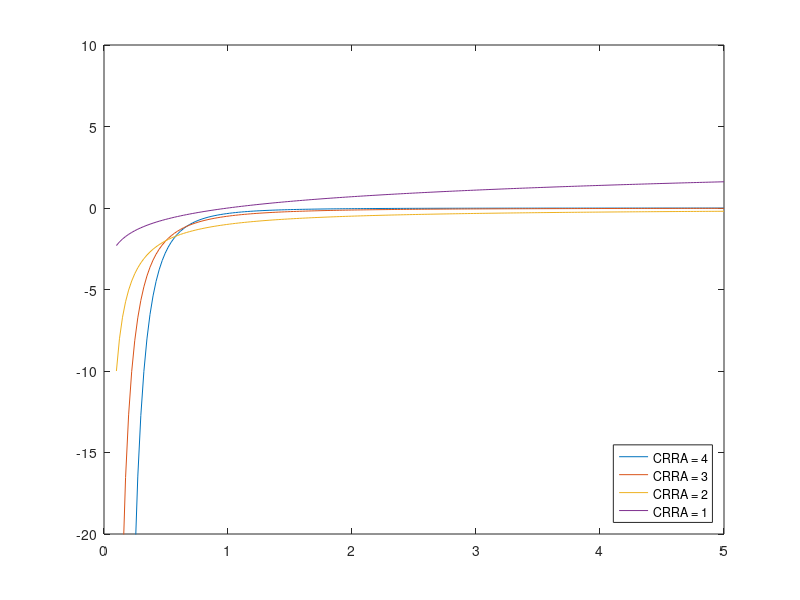

The MATLAB script that drew this image: (Note: this script raises an error after producing the figure.)
%%%%%%%%%%%%%%%%%%%%%%%%%%%%%%%%%%%%%%%%%%%%%%%%%%%%%%%%%%%%%%%%%%%%%%%%%%
%
%             Stockholm Doctoral Program in Economics
%                     Computational Bootcamp
%
%                  Exercise: Debugging in Matlab
%
%                      Kathrin Schlafmann
%
%%%%%%%%%%%%%%%%%%%%%%%%%%%%%%%%%%%%%%%%%%%%%%%%%%%%%%%%%%%%%%%%%%%%%%%%%%

clear all
clc

%% Question 1: Debugging
%this code recursively defines Chebychev Polynomials - there is a coding 
%error in this cell - can you find it?

clear
clc

npoints = 100;                      %number of points in grid
xvals = linspace(-1,1,npoints)';    %grid
T = NaN(npoints,5);                 %matrix with polynomials

T(:,1) = 1;                         %the 3 equations that define the polynomial
T(:,2) = xvals;
for i=2:4
    T(:,i+1) = 2*xvals.*T(:,i) - T(:,i-1);
end

%plot the results:
figure(2)
plot(xvals,T)
legend('T_0(x)','T_1(x)','T_2(x)','T_3(x)','T_4(x)','Location','Eastoutside')



%%%%%%%%%%%%%%%%%%%%%%%%%%%%%%%%%%%%%%%%%%%%%%%%%%%%%%%%%%%%%%%%%%%%%%%%%%%
%SPOILER:
%the bug is the following: when you construct the vector xvals it is a ROW
%                          VECTOR; the code later on assumes it is a COLUMN 
%                          VECTOR; solution: construct it directly as a 
%                          column vector
%%%%%%%%%%%%%%%%%%%%%%%%%%%%%%%%%%%%%%%%%%%%%%%%%%%%%%%%%%%%%%%%%%%%%%%%%%%


%% Question 2: Debugging with if-statements
clear
clc

CRRA = [4,3,2,1]';             %risk aversion
c = linspace(0.1,5,200);    %consumption

util_mat = NaN(length(CRRA),length(c));

for i=1:length(CRRA)
    
    if CRRA(i)<=0
        error('inadmissible value for risk aversion')
    elseif CRRA(i)==1
        util_mat(i,:) = log(c);
    elseif CRRA(i)>0
        util_mat(i,:) = c.^(1-CRRA(i))/(1-CRRA(i));
    end
    
end

figure(2)
plot(c,util_mat)
axis([0 5 -20 10])
legend( sprintf('CRRA = %d',CRRA(1)),...
        sprintf('CRRA = %d',CRRA(2)),...
        sprintf('CRRA = %d',CRRA(3)),...
        sprintf('CRRA = %d',CRRA(4)),...
        'Location','Southeast' ...
        )

%%%%%%%%%%%%%%%%%%%%%%%%%%%%%%%%%%%%%%%%%%%%%%%%%%%%%%%%%%%%%%%%%%%%%%%%%%%
%SPOILER:
%there are 2 bugs:
% 1) within the for-loop, the code refers to the whole vector CRRA instead
%    of only the i-th element of each iteration (need to change to CRRA(i))
%    inside the for-loop
% 2) the order of the if-statements is incorrect: since 1 is larger than
%    zero the code never checks the condition CRRA(i)==1 (the code hence
%    divides by zero and the result is Inf, which is why there is no graph 
%    for the CRRA=1 line in the plot)
%%%%%%%%%%%%%%%%%%%%%%%%%%%%%%%%%%%%%%%%%%%%%%%%%%%%%%%%%%%%%%%%%%%%%%%%%%%


%% Question 3: Debugging in a script cont'd
clear
clc

Nobs = 10000;       %number of observations in each sample
T = 1000;           %number of repetitions

mu = 0.1;           %true mean of the variable
sigma = 1.2;        %true std         ''

mu_hat = NaN(T,1);  %initalize the result matrix of estimates

rng(5679)

for i=1:T
    
    mu_hat(i) = mean(mu + sigma*randn(Nobs,1)); %random draw of the sample and computation of mean
   
end

mean_mu = mean(mu_hat); %compute mean of estimates
std_mu = std(mu_hat);   %compute standard deviation of estimates
fprintf('mean estimate of mu = %1.4f \n', mean_mu)
fprintf('standard error of mu_hat = %1.4f \n', std_mu)

figure(1)                   %plot histogram of estimates of mu_hat
histogram(mu_hat,50)
hold on
plot(mu*ones(10,1),linspace(0,T/10,10),'-r','LineWidth',2)
hold off

%%%%%%%%%%%%%%%%%%%%%%%%%%%%%%%%%%%%%%%%%%%%%%%%%%%%%%%%%%%%%%%%%%%%%%%%%%%
%SPOILER:
%the bug is the following: the code sets the seed within the loop, ie it
%                          draws exactly the same sample in each iteration.
%                          That is the opposite of what a Monte Carlo
%                          Simulation wants to do. We need to move the
%                          setting of the seed to the outside of the loop.
%%%%%%%%%%%%%%%%%%%%%%%%%%%%%%%%%%%%%%%%%%%%%%%%%%%%%%%%%%%%%%%%%%%%%%%%%%%


%% Question 4: Debugging with Functions
clear
clc

%-----------
%(a)
x1 = 2;
x2 = 5;
[y1,y2,y3,y4] = secondFunction(x1,x2);

%-----------
%(b) having vectors as inputs (to avoid loops)
var1 = [2 3 7 10]';             %these are the two vectors with the values
var2 = [4 0.5 20 2]';           %you are interested in (you want to compute 
                                %the function for the set of 1st elements, 
                                %2nd elements, and so on)
[out1,out2,out3,out4] = secondFunction(var1,var2);


%%%%%%%%%%%%%%%%%%%%%%%%%%%%%%%%%%%%%%%%%%%%%%%%%%%%%%%%%%%%%%%%%%%%%%%%%%%
%SPOILER:
%the bug is the following: you need to use element-by-element operations so
%                          that matlab doesn't try to do matrix  
%                          multiplication when you supply vectors or 
%                          matrices.
%%%%%%%%%%%%%%%%%%%%%%%%%%%%%%%%%%%%%%%%%%%%%%%%%%%%%%%%%%%%%%%%%%%%%%%%%%%


%% Question 5: Debugging with functions cont'd

clear
clc

data = rand(200,5);             %some data matrix

data_stdzed = moreComplicatedFunction(data);


%%%%%%%%%%%%%%%%%%%%%%%%%%%%%%%%%%%%%%%%%%%%%%%%%%%%%%%%%%%%%%%%%%%%%%%%%%%
%SPOILER:
%the bug is the following: in the function you want to loop over the ROWS
%                          of the matrix; in the loop you are trying to 
%                          replace the COLUMNS though
%%%%%%%%%%%%%%%%%%%%%%%%%%%%%%%%%%%%%%%%%%%%%%%%%%%%%%%%%%%%%%%%%%%%%%%%%%%


%% Question 6:  Debugging with functions cont'd

clear
clc

T=100;
pop1_0 = 1;
pop2_0 = 1;

[pop1, pop2] = getPopulation3(T,pop1_0,pop2_0);

figure()
plot(1:T,[pop1 pop2])
legend('pop1','pop2','Location','Northeast')

%%%%%%%%%%%%%%%%%%%%%%%%%%%%%%%%%%%%%%%%%%%%%%%%%%%%%%%%%%%%%%%%%%%%%%%%%%%
%SPOILER:
%the bug is the following: the for-loop loops over t=1:T, but inside the
%                          loop the function computes the population sizes
%                          in the following period, ie until T+1; solution:
%                          we need to adjust to loop only until T-1;
%                          alternatively, we can run from 2:T but determine
%                          population growth as a function of last periods
%                          populations (see functions getPopulation2.m and
%                          getPopulation3.m)
%%%%%%%%%%%%%%%%%%%%%%%%%%%%%%%%%%%%%%%%%%%%%%%%%%%%%%%%%%%%%%%%%%%%%%%%%%%

